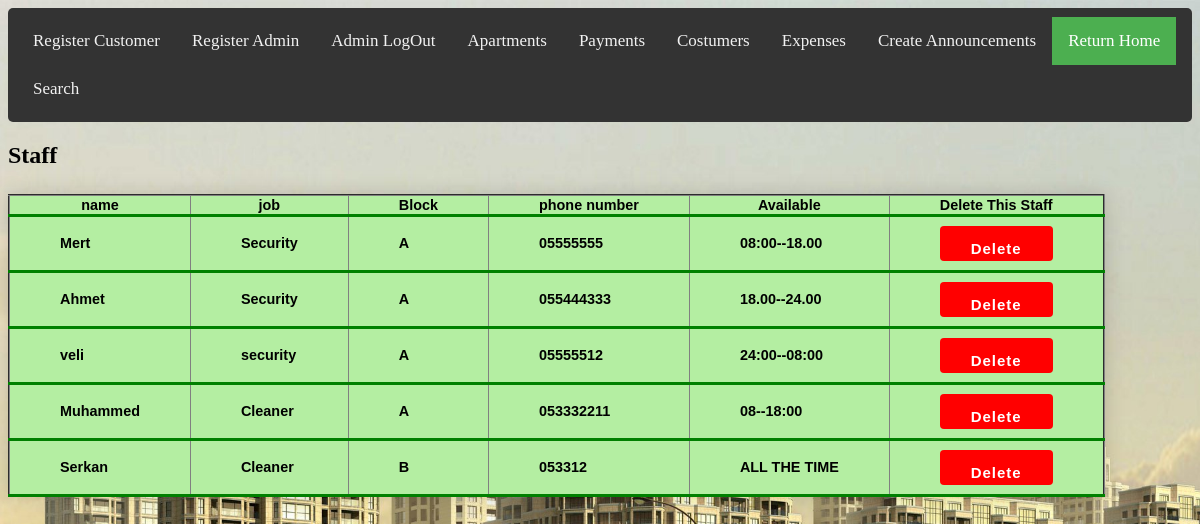
/Admin/viewStaff.php, run on the app's committed database.
### tables this page shows
CREATE TABLE `staff` (
  `id` int(11) NOT NULL,
  `name` varchar(25) NOT NULL,
  `Block` varchar(25) NOT NULL,
  `job` varchar(25) NOT NULL,
  `phoneNumber` varchar(25) NOT NULL,
  `Details` varchar(25) NOT NULL
);

### Admin/viewStaff.php (the view, shortened to what this page needs)
<?php
include '../db_conn.php';
 ?>
<!DOCTYPE html>
<html>
<head>
<link rel="stylesheet" href="main.css">
<link rel="stylesheet" href="Admin2.css">
<div class="topnav">
 <a href="registerCustomer.php" >Register Customer</a>
 <a href="registerAdmin.php" >Register Admin</a>
  <a href="logout.php">Admin LogOut </a>
  <a href="Apartments.php">Apartments</a>
  <a href="Tenants.php">Payments</a>
  <a href="Landlord.php">Costumers</a>
  <a href="expenses.php">Expenses</a>
  <a href="registerAnnouncement.php">Create Announcements</a>
  <a href="admin.php" class="active">Return Home</a>
   <a href="search.php">Search</a>
</div>
</head>
<body>
<h2> Staff </h2>
<table class="styled-table" border="2" cellspacing="7">
  <tr "active-row">
    <th>name</th>
    <th>job</th>
    <th>Block</th>
    <th>phone number</th>
    <th>Available</th>
       <th>Delete This Staff</th>
  </tr>
    <?php
$query = "SELECT * FROM staff ORDER BY id ASC; ";
$data = mysqli_query($conn,$query);
$total=mysqli_num_rows($data);
   if($total!=0)
   {
while($result = mysqli_fetch_assoc($data)){
echo "  <tbody><tr class='active-row'>
<td>".$result['name']."</td>
<td>".$result['job']."</td>
<td>".$result['Block']."</td>
<td>".$result['phoneNumber']."</td>
<td>".$result['Details']."</td>
<td><a href='deletestaff.php?si=$result[id]'onclick='return checkdelete()' ><input type='submit' value='Delete' id='dltbutton' ></a> </td>
</tr>";
}
}
else{
  echo "no records";
}
?>
</table>
</body>
</html>

### Admin/main.css (style rules this page uses)
.topnav { background-color: #333; overflow: hidden; }
.topnav a { float: left; color: #f2f2f2; text-align: center; padding: 14px 16px; text-decoration: none; font-size: 17px; }
.topnav a.active { background-color: #4CAF50; color: white; }
table, th, td { background-color:#B4EEA2; }
input[type="submit"] { background: white ; border-color: transparent; width: 400px; color: black; font-size: 28px; font-weight: bold; letter-spacing: 1px; height: 35px; margin-top: 480px; margin-left: 560px; border-radius: 25px; }
.styled-table { border-collapse: collapse; margin: 25px 0; font-size: 0.9em; font-family: sans-serif; min-width: 400px; box-shadow: 0 0 20px rgba(0, 0, 0, 0.15); }
.styled-table th, .styled-table td { padding:1px 50px; }
.styled-table tbody tr { border-bottom: 1px solid #dddddd; }
.styled-table tbody tr:last-of-type { border-bottom: 3px solid green; }
.styled-table tbody tr.active-row { font-weight: bold; color: black; }

### Admin/admin2.css (style rules this page uses)
body { background-image: url("homepage.jpg"); background-color: #cccccc; background-repeat: no-repeat; background-size: cover; }
input[type=submit] { width:100%; background-color: #4CAF50; color: white; padding: 14px 20px; margin: 8px 0; border: none; border-radius: 4px; cursor: pointer; }
div { border-radius: 5px; padding: 9px; }
* { box-sizing: border-box; }

### Admin/viewStaff.php (style rules this page uses)
#dltbutton { background-color:red; color:white; width:%100; height:%100; font-size:15px; }
body { background-image: url("homepage.jpg"); background-color: #cccccc; background-repeat: no-repeat; background-size: cover; }

### data on the page
staff: name "Mert", job "Security", Block "A", phoneNumber "05555555", Details "08:00--18.00"
staff: name "Ahmet", job "Security", Block "A", phoneNumber "055444333", Details "18.00--24.00"
staff: name "veli", job "security", Block "A", phoneNumber "05555512", Details "24:00--08:00"
staff: name "Muhammed", job "Cleaner", Block "A", phoneNumber "053332211", Details "08--18:00"
staff: name "Serkan", job "Cleaner", Block "B", phoneNumber "053312", Details "ALL THE TIME"
